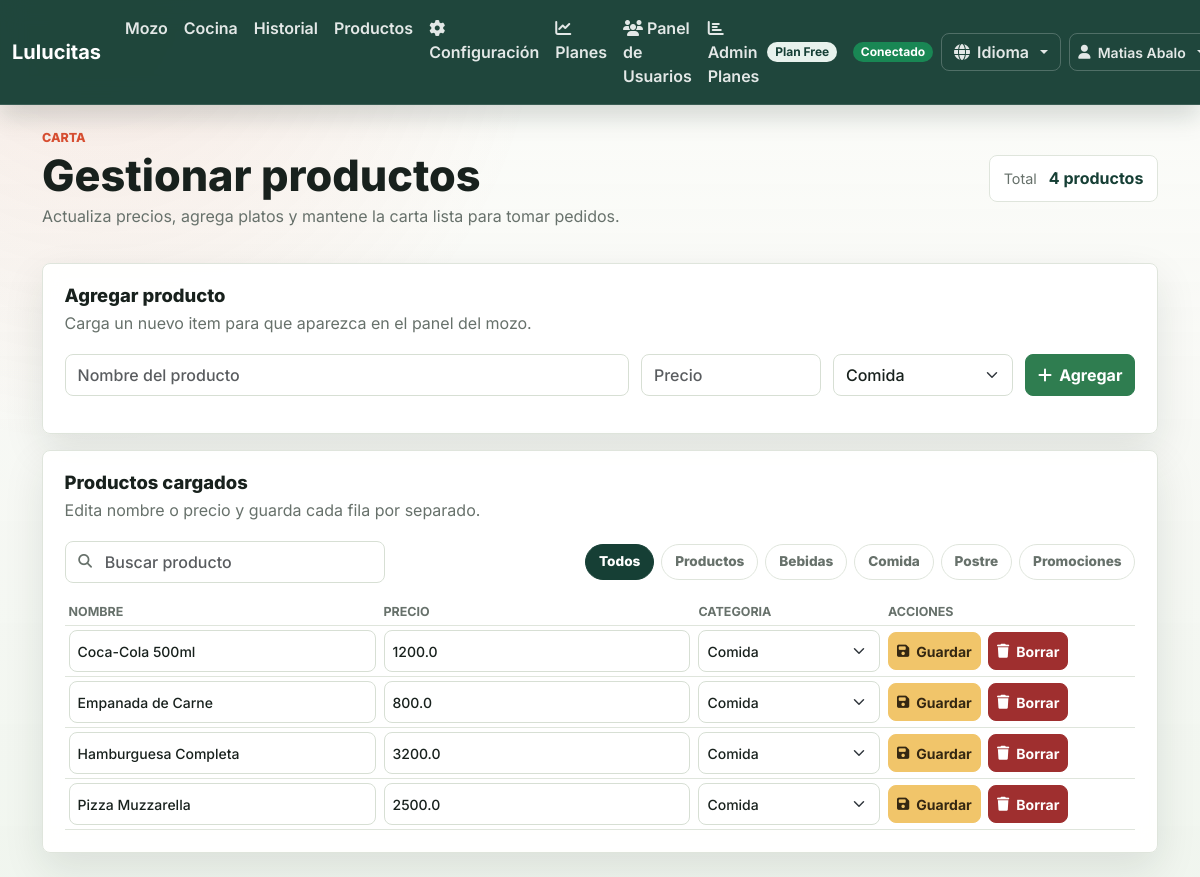
/productos (signed in), run on the app's committed database.
### models.py (models this page shows, shortened)
class Restaurante(db.Model):
    id = db.Column(db.Integer, primary_key=True)
    nombre = db.Column(db.String(100), nullable=False)
    slug = db.Column(db.String(50), unique=True, nullable=False)
    direccion = db.Column(db.String(200))
    telefono = db.Column(db.String(20))
    email_contacto = db.Column(db.String(120))
    moneda = db.Column(db.String(10), default="$")
    zona_horaria = db.Column(db.String(50), default="America/Argentina/Buenos_Aires")
    plan = db.Column(db.String(20), default="free")
    fecha_creacion = db.Column(db.DateTime, default=datetime.now)
    activo = db.Column(db.Boolean, default=True)
    api_key = db.Column(db.String(64), unique=True)

class Usuario(UserMixin, db.Model):
    id = db.Column(db.Integer, primary_key=True)
    email = db.Column(db.String(120), unique=True, nullable=False)
    password_hash = db.Column(db.String(128))
    nombre = db.Column(db.String(100), nullable=False)
    es_admin = db.Column(db.Boolean, default=False)
    es_superadmin = db.Column(db.Boolean, default=False)
    activo = db.Column(db.Boolean, default=False)  # por defecto inactivo hasta confirmar email
    confirmado = db.Column(db.Boolean, default=False)
    token_confirmacion = db.Column(db.String(128), nullable=True)
    fecha_creacion = db.Column(db.DateTime, default=datetime.now)
    restaurante_id = db.Column(db.Integer, db.ForeignKey('restaurante.id'), nullable=True)
    restaurante = db.relationship('Restaurante', backref='usuarios')

class Producto(db.Model):
    id = db.Column(db.Integer, primary_key=True)
    nombre = db.Column(db.String(100), nullable=False)
    precio = db.Column(db.Float, nullable=False)
    categoria = db.Column(db.String(30), nullable=False, default="comida")
    activo = db.Column(db.Boolean, default=True)
    restaurante_id = db.Column(db.Integer, db.ForeignKey('restaurante.id'), nullable=False)
    restaurante = db.relationship('Restaurante')

### app.py (the view)
@app.route("/productos")
@login_required
def productos():
    restaurante_id = get_user_restaurante()
    productos = Producto.query.filter_by(restaurante_id=restaurante_id, activo=True)\
                              .order_by(Producto.categoria.asc(), Producto.nombre.asc()).all()
    return render_template("productos.html", productos=productos, categorias=PRODUCTO_CATEGORIAS)

### app.py (called while the page is built)
def get_locale():
    if 'language' in session:
        return session['language']
    return 'es'  # Idioma por defecto

@login_manager.user_loader
def load_user(user_id):
    try:
        return Usuario.query.get(int(user_id))
    except Exception as e:
        print(f"Error cargando usuario {user_id}: {e}")
        return None

def get_user_restaurante():
    if not current_user.is_authenticated:
        return None
    return current_user.restaurante_id

### simple_translations.py (called while the page is built)
def get_translation(text, locale='es'):
    if locale in TRANSLATIONS and text in TRANSLATIONS[locale]:
        return TRANSLATIONS[locale][text]
    return text  # Retorna el texto original si no hay traducción

### templates/productos.html (shortened to what this page needs)
{% extends "base.html" %}
{% block content %}
<div class="app-dashboard product-management">
  <header class="page-heading">
    <div>
      <span class="section-label">Carta</span>
      <h1>{{ _('Gestionar productos') }}</h1>
      <p>Actualiza precios, agrega platos y mantene la carta lista para tomar pedidos.</p>
    </div>
    <div class="page-stats">
      <span>{{ _('Total') }}</span>
      <strong>{{ productos|length }} {{ _('productos') }}</strong>
    </div>
  </header>
  <section class="surface product-admin">
    <div class="section-heading">
      <h2>{{ _('Agregar producto') }}</h2>
      <p>Carga un nuevo item para que aparezca en el panel del mozo.</p>
    </div>
    <form method="POST" action="{{ url_for('agregar_producto_index') }}" class="quick-add product-page-add">
      <input type="text" name="nombre" class="form-control" placeholder="{{ _('Nombre del producto') }}" required>
      <input type="number" step="0.01" name="precio" class="form-control" placeholder="{{ _('Precio') }}" required>
      <select name="categoria" class="form-select" required>
        {% for key, label in categorias %}
        <option value="{{ key }}" {% if key == 'comida' %}selected{% endif %}>{{ label }}</option>
        {% endfor %}
      </select>
      <button type="submit" class="btn btn-success">
        <i class="fas fa-plus"></i> {{ _('Agregar') }}
      </button>
    </form>
  </section>
  <section class="surface product-admin">
    <div class="section-heading">
      <h2>{{ _('Productos cargados') }}</h2>
      <p>Edita nombre o precio y guarda cada fila por separado.</p>
    </div>
    <div class="product-tools">
      <label class="search-field" for="product-search">
        <input type="search" id="product-search" class="form-control" placeholder="{{ _('Buscar producto') }}">
      </label>
      <div class="category-tabs" role="group" aria-label="{{ _('Filtrar por categoria') }}">
        <button type="button" class="category-tab active" data-category="todos">{{ _('Todos') }}</button>
        {% for key, label in categorias %}
        <button type="button" class="category-tab" data-category="{{ key }}">{{ label }}</button>
        {% endfor %}
      </div>
    </div>
    <div class="table-responsive">
      <table class="table table-sm align-middle product-table">
        <thead>
          <tr>
            <th>{{ _('Nombre') }}</th>
            <th>{{ _('Precio') }}</th>
            <th>{{ _('Categoria') }}</th>
            <th>{{ _('Acciones') }}</th>
          </tr>
        </thead>
        <tbody>
          {% for producto in productos %}
          <tr class="product-row" data-name="{{ producto.nombre|lower }}" data-category="{{ producto.categoria }}">
            <td>
              <input form="edit-product-{{ producto.id }}" type="text" name="nombre" value="{{ producto.nombre }}" class="form-control form-control-sm">
            </td>
            <td>
              <input form="edit-product-{{ producto.id }}" type="number" step="0.01" name="precio" value="{{ producto.precio }}" class="form-control form-control-sm">
            </td>
            <td>
              <select form="edit-product-{{ producto.id }}" name="categoria" class="form-select form-select-sm">
                {% for key, label in categorias %}
                <option value="{{ key }}" {% if producto.categoria == key %}selected{% endif %}>{{ label }}</option>
                {% endfor %}
              </select>
            </td>
            <td class="product-actions">
              <div>
                <button form="edit-product-{{ producto.id }}" type="submit" class="btn btn-warning btn-sm">
                  <i class="fas fa-save"></i> {{ _('Guardar') }}
                </button>
                <form method="POST" action="{{ url_for('borrar_producto_index', producto_id=producto.id) }}">
                  <button type="submit" class="btn btn-danger btn-sm">
                    <i class="fas fa-trash"></i> {{ _('Borrar') }}
                  </button>
                </form>
              </div>
            </td>
          </tr>
          {% else %}
          <tr class="product-empty-row">
            <td colspan="4">
              <p class="empty-state">{{ _('Aun no hay productos cargados.') }}</p>
            </td>
          </tr>
          {% endfor %}
        </tbody>
      </table>
    </div>
  </section>
</div>
{% endblock %}

### templates/base.html (shortened to what this page needs)
<!DOCTYPE html>
<html lang="es">
<head>
    <link rel="stylesheet" href="https://cdn.jsdelivr.net/npm/bootstrap@5.3.2/dist/css/bootstrap.min.css">
    <link rel="stylesheet" href="{{ url_for('static', filename='style.css') }}">
</head>
<body class="{% block body_class %}{% endblock %}">
<nav id="main-navbar" class="navbar navbar-expand-lg navbar-verde">
  <div class="container-fluid">
    <a class="navbar-brand fw-bold" href="{{ url_for('index_redirect') }}">
      {% if current_restaurante %}{{ current_restaurante.nombre }}{% else %}Resto App{% endif %}
    </a>
    <div class="collapse navbar-collapse" id="navbarMain">
      {% if current_user.is_authenticated %}
      <ul class="navbar-nav me-auto mb-2 mb-lg-0">
        <li class="nav-item"><a class="nav-link" href="{{ url_for('index_redirect') }}">{{ _('Mozo') }}</a></li>
        <li class="nav-item"><a class="nav-link" href="{{ url_for('cocina') }}">{{ _('Cocina') }}</a></li>
        <li class="nav-item"><a class="nav-link" href="{{ url_for('historial') }}">{{ _('Historial') }}</a></li>
        <li class="nav-item"><a class="nav-link" href="{{ url_for('productos') }}">{{ _('Productos') }}</a></li>
        <li class="nav-item">
          <a class="nav-link" href="{{ url_for('auth.configuracion') }}">
            <i class="fas fa-cog"></i> {{ _('Configuración') }}
          </a>
        </li>
        <li class="nav-item">
          <a class="nav-link" href="{{ url_for('auth.planes') }}">
            <i class="fas fa-chart-line"></i> {{ _('Planes') }}
          </a>
        </li>
        {% if current_user.es_superadmin %}
        <li class="nav-item">
          <a class="nav-link" href="{{ url_for('auth.admin_usuarios') }}">
            <i class="fas fa-users"></i> {{ _('Panel de Usuarios') }}
          </a>
        </li>
        <li class="nav-item">
          <a class="nav-link" href="{{ url_for('auth.admin_planes') }}">
            <i class="fas fa-chart-bar"></i> {{ _('Admin Planes') }}
          </a>
        </li>
        {% endif %}
      </ul>
      <span class="badge bg-info me-3">{{ _('Plan') }} {{ current_restaurante.plan|title }}</span>
      <div class="d-flex align-items-center gap-2">
        <span id="pwa-status" class="badge bg-secondary">{{ _('Conectado') }}</span>
        <div class="dropdown">
          <button class="btn btn-outline-light dropdown-toggle" type="button" data-bs-toggle="dropdown" title="{{ _('Cambiar idioma') }}">
            <i class="fas fa-globe"></i> {{ _('Idioma') }}
          </button>
        </div>
        <div class="dropdown">
          <button class="btn btn-outline-light dropdown-toggle btn-sm" type="button" data-bs-toggle="dropdown">
            <i class="fas fa-user"></i> {{ current_user.nombre }}
          </button>
        </div>
      </div>
      {% endif %}
    </div>
  </div>
</nav>
<main id="main-content" class="{% block main_class %}container my-4{% endblock %}">
  {% block content %}{% endblock %}
</main>
</body>
</html>

### data on the page
Restaurante: nombre "Lulucitas", plan "Free"
Usuario: nombre "Matias Abalo"
Producto: nombre "Coca-Cola 500ml", precio "1200.0", categoria "Comida"
Producto: nombre "Empanada de Carne", precio "800.0", categoria "Comida"
Producto: nombre "Hamburguesa Completa", precio "3200.0", categoria "Comida"
Producto: nombre "Pizza Muzzarella", precio "2500.0", categoria "Comida"

### other printed values
{{ productos|length }} "4"
{{ label }} "Productos" "Bebidas" "Comida" "Postre" "Promociones"
form field categoria "Comida"
